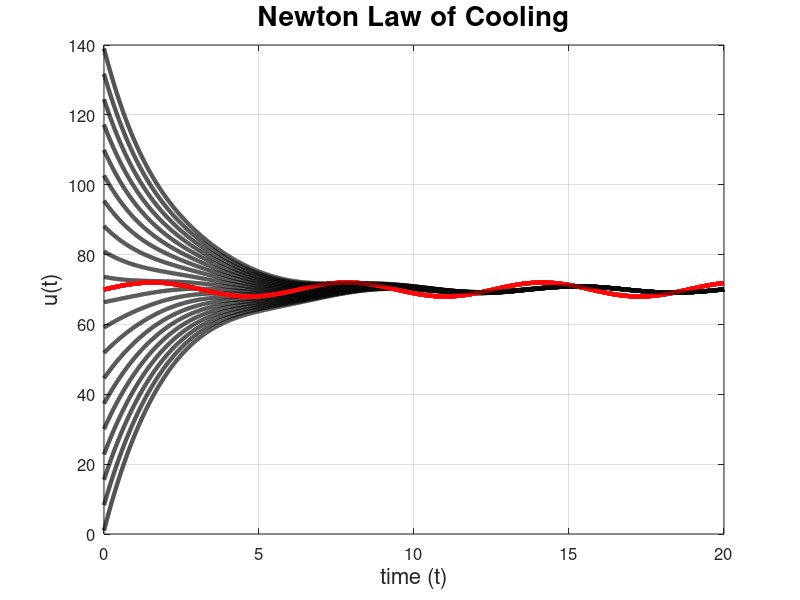

This figure's MATLAB source:
%% Newton's Law of Cooling
close all; clear; clc

% Discretize time
N     = 1e4; 
t_0   = 0;
t_end = 20;
t     = linspace(t_0, t_end, N);

% For loop over initial condition
u0_vec = linspace(1,139,20);
for i = 1:length(u0_vec)

    % Parameters
    k  = .5;
    us = 70;
    
    % Initial condition
    u0 = u0_vec(i);
    
    % Right hand side
    dudt = @(t,u) -k*(u - (us + 2*sin(t)));
    
    % Numerically solve the IVP
    [t, u] = ode45(dudt, t, u0);
    
    % Define equlibrium:
    u_star = us + 2*sin(t);
    
    % Plot
    figure(1)
    plot(t,u,'k','linewidth',3)
    hold on
    plot(t,u_star,'r:','linewidth',3)
    set(gca, 'fontsize',12)
    title('Newton Law of Cooling','fontsize',20)
    xlabel('time (t)','fontsize',16)
    ylabel('u(t)','fontsize',16)
    grid on
    grid minor

end
